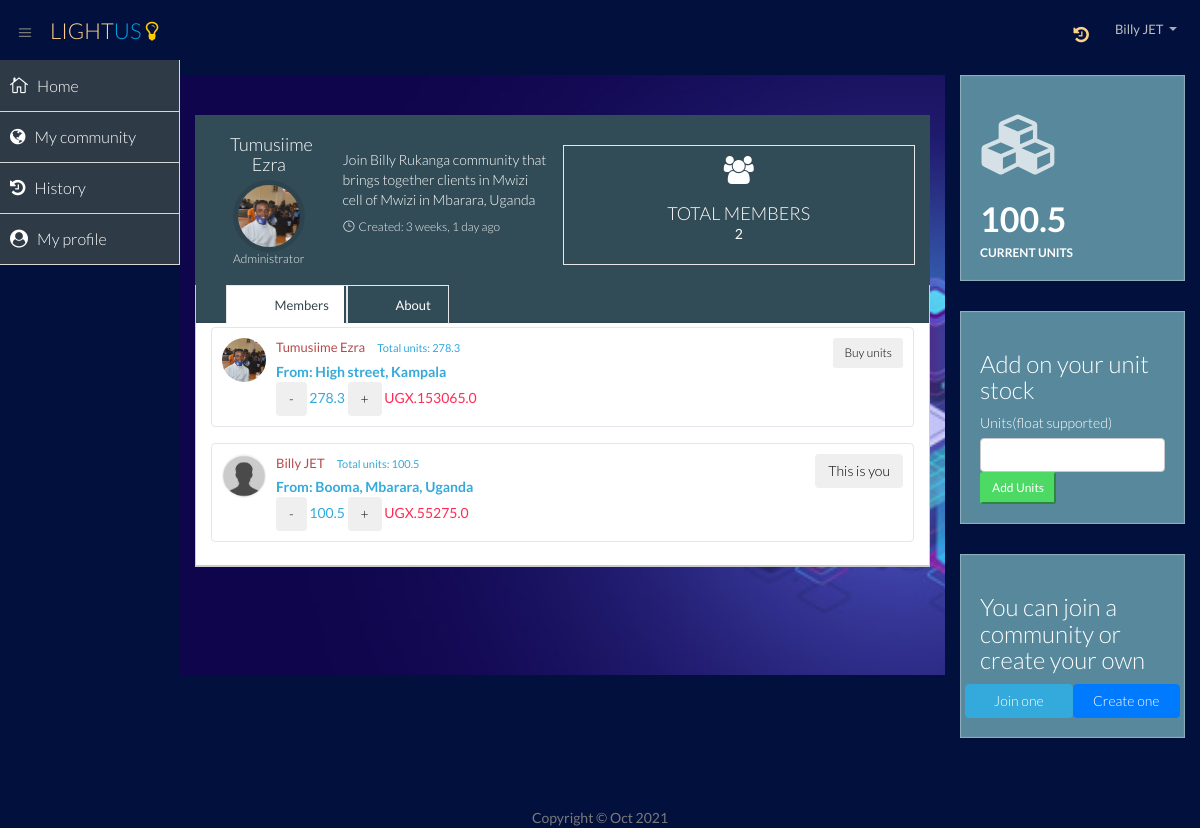
The app's page /community_details/10 (signed in) with its own data.
### payments/models.py (models this page shows, shortened)
class Community(models.Model):
    name = models.CharField(max_length=250, help_text="Community's unique, it must be unique.", unique=True)
    district = models.CharField(max_length=250, help_text="The district from which this community is found.")
    country = models.CharField(max_length=250, default="Uganda", help_text="Country in which this community is found")
    sub_county = models.CharField(max_length=250, help_text="Sub county from which the community spans")
    village = models.CharField(max_length=250, help_text="The village the community will span")
    about = models.TextField(help_text="Write something about this community")
    members = models.ManyToManyField(User, help_text="Members of the community", blank=True)
    created_by = models.ForeignKey(User, on_delete=models.CASCADE, related_name="creator")
    created_on = models.DateTimeField(auto_now=True)
    @property
    def total_members(self):
        return self.members.count()

class Profile(models.Model):
    units = models.FloatField(default=0.0)
    dp = models.ImageField(upload_to="users", blank=True, null=True)
    address = models.CharField(max_length=100, blank=True, null=True, help_text="What is your neighbourhood, please first look at what other people have added")
    account_bank = models.CharField("This should be MPS", blank=True, null=True, max_length=4, default="MPS")
    account_number = models.CharField("Phone number", max_length=14, help_text="Should be phone number not back account number as mobile money is being used", blank=True, null=True)
    user = models.OneToOneField(User, on_delete=models.CASCADE)
    currency = models.CharField(default='UGX', max_length=4)
    @property
    def default_total(self):
        return "UGX."+str(self.units * 550)

### payments/views.py (the view)
# urls.py: path("community_details/<pk>", CommunityDetailView.as_view(),
class CommunityDetailView(LoginRequiredMixin, DetailView):
    login_url = 'payment:home'
    template_name = "pages/single_community.html"
    context_object_name = "community"
    queryset = Community.objects.all()

### templates/pages/single_community.html (shortened to what this page needs)
{% extends 'pages/home.html' %} {% load static %} {% load humanize %} {% block home %}
<div class="row">
    <div class="col-lg-12">
        <div class="profile-widget profile-widget-info">
            <div class="panel-body">
                <div class="col-lg-2 col-sm-2">
                    <h4>{{community.created_by.get_full_name}}</h4>
                    <div class="follow-ava">
                        <img {% if community.created_by.profile.dp %} src="{{community.created_by.profile.dp.url}}" {% else %} src="{% static 'img/profile_holder.png' %}" {% endif %}alt="">
                    </div>
                    <h6>Administrator</h6>
                </div>
                <div class="col-lg-4 col-sm-4 follow-info">
                    <p>Join {{community.name|capfirst}} community that brings together clients in {{community.village}} of {{community.sub_county}} in {{community.district}}, {{community.country}}</p>
                    <h6>
                        <span><i class="icon_clock_alt"></i>Created: {{community.created_on|naturaltime}}</span>
                    </h6>
                </div>
                <div class="col-lg-6 col-sm-6 follow-info weather-category">
                    <ul>
                        <li class="active">
                            <i class="fa fa-users fa-2x"> </i><br>
                            <h4 class="text-center">Total members</h4> {{community.total_members}}
                        </li>
                    </ul>
                </div>
            </div>
        </div>
    </div>
</div>
<div class="row">
    <div class="col-lg-12">
        <section class="panel">
            <header class="panel-heading tab-bg-info">
                <ul class="nav nav-tabs">
                    <li class="active">
                        <a data-toggle="tab" href="#recent-activity">
                             Members
                        </a>
                    </li>
                    <li>
                        <a data-toggle="tab" href="#profile">
                             About
                        </a>
                    </li>
                </ul>
            </header>
            <div class="panel-body">
                <div class="tab-content">
                    <div id="recent-activity" class="tab-pane active">
                        <div class="profile-activity">
                        	{% for us in community.members.all %}
                            <div class="act-time">
                                <div class="activity-body act-in">
                                    <div class="text">
                                        <a href="#"  class="activity-img">
                                        	<img class="avatar" data-userid="{{ us.pk }}" id="user_{{ us.pk }}" data-email="{{ user.email }}" data-phone="{{  user.profile.account_number }}" data-name="{{ user.get_full_name }}"  {% if us.profile.dp %} src="{{us.profile.dp.url}}" {% else %} src="{% static 'img/profile_holder.png' %}" {% endif %} alt=""></a>
                                        {% if request.user.email and request.user != us and request.user.profile.account_number and us.profile.account_number %}
                                            <button style="float:right;" onClick="makePayment({{ us.pk }})" class="btn-sm btn">Buy units</button>
                                        {% elif request.user == us %}
                                            <button style="float:right;" type="button" class="btn btn-muted">This is you</button>
                                        {% elif not us.profile.account_number %}
                                            <button style="float:right;" type="button" class="btn btn-muted">Blocked payments</button>
                                            {% else %}
                                            <a style="float:right;" href="{% url 'payment:profile' %}" class="btn-sm btn">Finish profile first</a>
                                        {% endif %}
                                        <p class="attribution text-info"><a>{{us.get_full_name}}</a> Total units: {{us.profile.units}}</p>
                                        <p class="text-info">
                                        	<strong>From: {% if us.profile.address %} {{us.profile.address}} {% else %} Unknown address.{% endif %}</strong><br>
                                            <button type="button" class="btn" onclick="decrease({{ us.pk }})" id="decrease">-</button> <span data-id="{{ us.profile.units }}" id="units_{{ us.pk }}">{{ us.profile.units }}</span>  <button onclick="increase({{ us.pk }})" class="btn" id="increase" type="button">+</button> <span class="float-right text-danger" id="price_{{ us.pk }}">{{ us.profile.default_total }}</span>
                                        </p>
                                    </div>
                                </div>
                            </div>
                            {% endfor %}
                        </div>
                    </div>
                </div>
            </div>
        </section>
    </div>
</div>
{% endblock home %}

### templates/pages/home.html (shortened to what this page needs)
{% extends 'base.html' %}
{% load static %}
{% block content %}
<div class="row">
    <div class="col-md-9" style="color: #fff;" id="default-bg">
    {% block home %}{% endblock %}
    </div>
    <div class="col-md-3 float-end">
        <div class="info-box blue-bg">
              <i class="fa fa-cubes"></i>
              <div class="count" id="count">{{user.profile.units}}</div>
              <div class="title">Current Units</div>
        </div>
        <div class="info-box blue-bg">
            <h3>Add on your unit stock</h3>
            <form action="{% url 'payment:update_units' %}" id="update_units" method="post">
                <label for="units">Units(float supported)</label>
                <input type="number" name="units" step="0.1" class="form-control">
                <input type="submit"  value="Add Units" style="float: end !important;" class="float-right text-light btn-user btn-sm btn-success">
            </form>
        </div>
        <div class="info-box blue-bg">
            <h3>You can join a community or create your own</h3>
            <div class="row">
                <a class="col-md-6 btn btn-info" href="{% url 'payment:all_communities' %}">Join one</a>
                <a href="{% url 'payment:create_community' %}" class="col-md-6 btn btn-primary">Create one</a>
            </div>
        </div>
    </div>
</div>
{% endblock %}

### templates/base.html (shortened to what this page needs)
{% load static %}
<!DOCTYPE html>
<html lang="en">
<head>
  <link href="{% static 'css/bootstrap.min.css' %}" rel="stylesheet">
  <link href="{% static 'css/bootstrap-theme.css' %}" rel="stylesheet">
  <link href="{% static 'css/elegant-icons-style.css' %}" rel="stylesheet" />
  <link href="{% static 'css/font-awesome.min.cs' %}s" rel="stylesheet" />
  <link href="{% static 'assets/fullcalendar/fullcalendar/bootstrap-fullcalendar.css' %}" rel="stylesheet" />
  <link href="{% static 'assets/fullcalendar/fullcalendar/fullcalendar.css' %}" rel="stylesheet" />
  <link href="{% static 'assets/jquery-easy-pie-chart/jquery.easy-pie-chart.css' %}" rel="stylesheet" type="text/css" media="screen" />
  <link rel="stylesheet" href="{% static 'css/owl.carousel.css' %}" type="text/css">
  <link href="{% static 'css/jquery-jvectormap-1.2.2.css' %}" rel="stylesheet">
  <link rel="stylesheet" href="{% static 'css/fullcalendar.css' %}">
  <link href="{% static 'css/widgets.css' %}" rel="stylesheet">
  <link href="{% static 'css/style.css' %}" rel="stylesheet">
  <link href="{% static 'css/style-responsive.css' %}" rel="stylesheet" />
  <link href="{% static 'css/xcharts.min.css' %}" rel=" stylesheet">
  <link href="{% static 'css/jquery-ui-1.10.4.min.css' %}" rel="stylesheet">
</head>
<body style="background-color:#02103d">
  <section id="container" class="">
    <header class="header" style="background-color:#02103d">
      <div class="toggle-nav">
        <div class="icon-reorder tooltips" data-original-title="Toggle Navigation" data-placement="bottom"><i class="icon_menu"></i></div>
      </div>
      <a href="{% url 'payment:home' %}" class="logo">Light<span class="lite">Us <i class="text-warning fa fa-lightbulb-o"></i></span></a>
      <div class="top-nav notification-row">
        <ul class="nav pull-right top-menu">
          <li id="alert_notificatoin_bar" title="History">
            <a href="{% url 'payment:history' %}">
                <i class="fa fa-history"></i>
            </a>
          </li>
          <li class="dropdown">
            <a data-toggle="dropdown" class="dropdown-toggle" href="#">
                            <span class="username">{{ user.get_full_name }}</span>
                            <b class="caret"></b>
                        </a>
          </li>
        </ul>
      </div>
    </header>
    <aside style="background-color:#02103d !important;">
      <div id="sidebar" class="nav-collapse" style="background-color:#02103d !important;">
        <ul class="sidebar-menu">
          <li class="active">
            <a class="" href="{% url 'payment:home' %}">
                          <i class="icon_house_alt"></i>
                          <span>Home</span>
                      </a>
          </li>
            <li class="active">
            <a class="" href="{% url 'payment:community_mine' %}">
                          <i class="fa fa-globe"></i>
                          <span>My community</span>
                      </a>
          </li>
            <li class="active">
            <a class="" href="{% url 'payment:history' %}">
                          <i class="fa fa-history"></i>
                          <span>History</span>
                      </a>
          </li>
             <li class="active">
            <a class="" href="{% url 'payment:profile' %}">
                          <i class="fa fa-user-circle"></i>
                          <span>My profile</span>
                      </a>
          </li>
        </ul>
      </div>
    </aside>
    <section id="main-content">
      <section class="wrapper">
{% if user.is_authenticated %}
        {% block content %}
          {% endblock content %}
          {% else%}
          {% include 'login.html' %}
          {% endif %}
      </section>
    </section>
  </section>
  <footer class=" text-center navbar-fixed-bottom">
      <div class="fixed-bottom mx-auto" style="bottom: 0%">
        <div class="credits">
          Copyright &copy; {% now "M Y" %}
        </div>
      </div>
  </footer>
  <div class="position-fixed d-none top-right-0 end-0 p-3" style="z-index: 11">
  <div id="liveToast" class="toast" role="alert" aria-live="assertive" aria-atomic="true">
  </div>
</div>
</body>
</html>

### records on screen
Community: created_by.get_full_name "Tumusiime Ezra", created_by.dp (picture), name "Billy Rukanga", village "Mwizi cell", sub_county "Mwizi", district "Mbarara", country "Uganda", created_on "3 weeks, 1 day ago", total_members "2"

### other values on screen
{{ user.get_full_name }} "Billy JET"
{{ us.get_full_name }} "Tumusiime Ezra"
{{ us.profile.units }} "278.3"
{{ us.profile.address }} "High street, Kampala"
{{ us.profile.default_total }} "UGX.153065.0"
{{ us.get_full_name }} "Billy JET"
{{ us.profile.units }} "100.5"
{{ us.profile.address }} "Booma, Mbarara, Uganda"
{{ us.profile.default_total }} "UGX.55275.0"
{{ user.profile.units }} "100.5"
